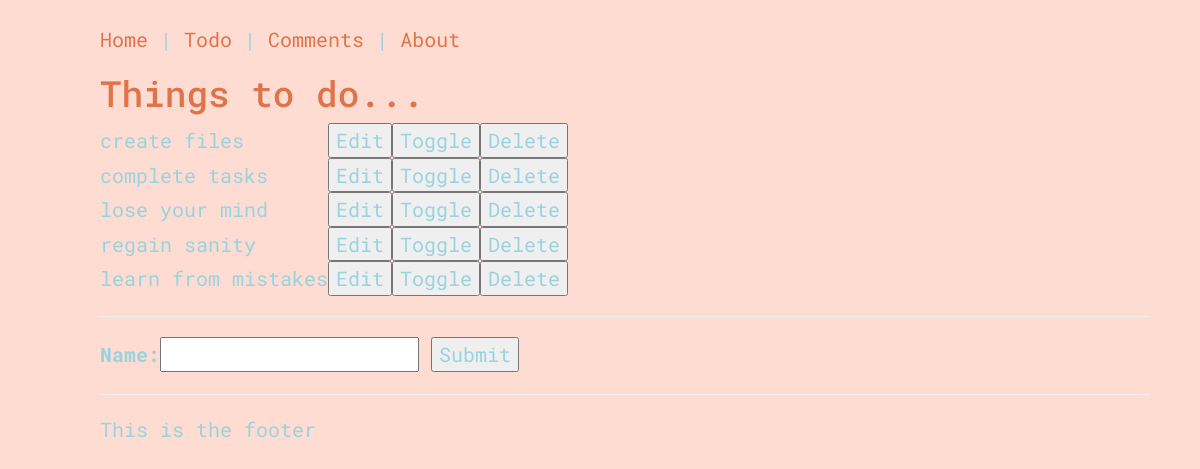
The page /todo/ on the database as committed earlier.
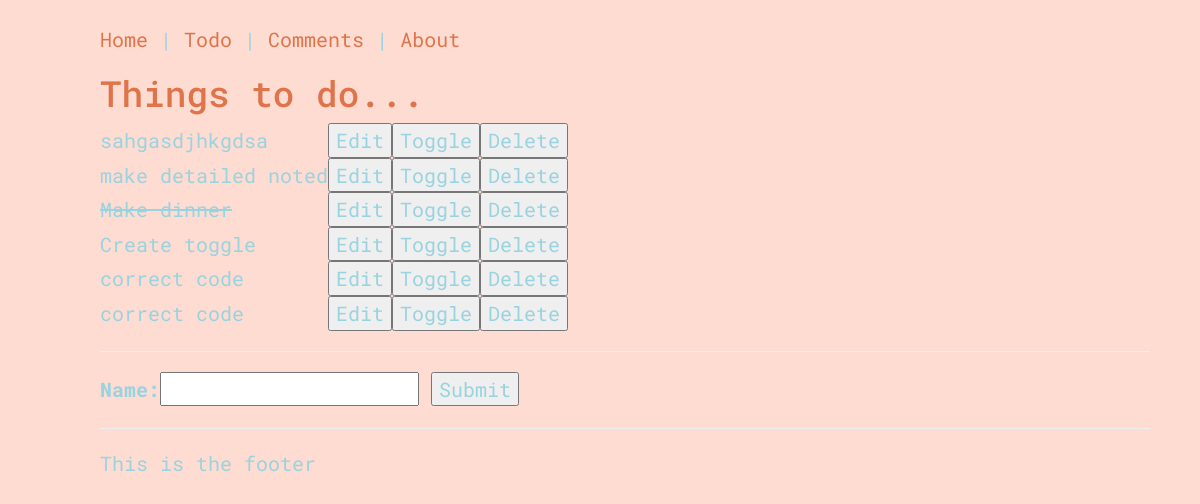
The same page on the database as committed later.
### todo/models.py (models this page shows, shortened)
class TodoItem(models.Model):
    name = models.CharField(max_length=30, blank=False)
    done = models.BooleanField(blank=False, default=False)

### todo/views.py (the view)
def get_index(request):
    if request.method == "POST":
        print("It's the POST")
        form = TodoItemForm(request.POST)
        if form.is_valid():
            form.save()
    else:
        print("It's the GET")
    form = TodoItemForm()
    items = TodoItem.objects.all()
    return render(request, "todo/index.html", {'items': items, 'form': form})

### todo/forms.py
class TodoItemForm(forms.ModelForm):
    class Meta:
        model = TodoItem
        fields = ('name',)

### todo/templates/todo/index.html (shortened to what this page needs)
{% extends 'home/base.html' %}
{% block content %}
    <h1>Things to do...</h1>
    <table>
        {% for item in items %}
        <tr>
            {% if item.done %}
            <td><strike>{{ item.name }}</strike></td>
            {% else %}
            <td>{{ item.name }}</td>
            {% endif %}
            <td>
                <form action="{% url 'todo_edit' item.id %}"><input type="submit" value="Edit"></form>
            </td>
            <td>
                <form method="POST" action="{% url 'todo_toggle' item.id %}">{% csrf_token %}<input type="submit" value="Toggle"></form>
            </td>
            <td>
                <form method="POST" action="{% url 'make_todo_go_bye_bye' item.id %}">{% csrf_token %}<input type="submit" value="Delete"></form>
            </td>
        </tr>
        {% empty %}
        <p>You have nothing to do.</p>
        {% endfor %}
    </table>
    <hr>
    <form method="POST">
        {{ form }}
        <input type="submit" value="Submit"/>
    </form>
{% endblock content %}

Rows that differ between the two databases and show on the page:
removed TodoItem: name "create files"
removed TodoItem: name "complete tasks"
removed TodoItem: name "lose your mind"
removed TodoItem: name "regain sanity"
removed TodoItem: name "learn from mistakes"
added TodoItem: name "sahgasdjhkgdsa"
added TodoItem: name "make detailed noted"
added TodoItem: name "Make dinner"
added TodoItem: name "Create toggle"
added TodoItem: name "correct code"
added TodoItem: name "correct code"
